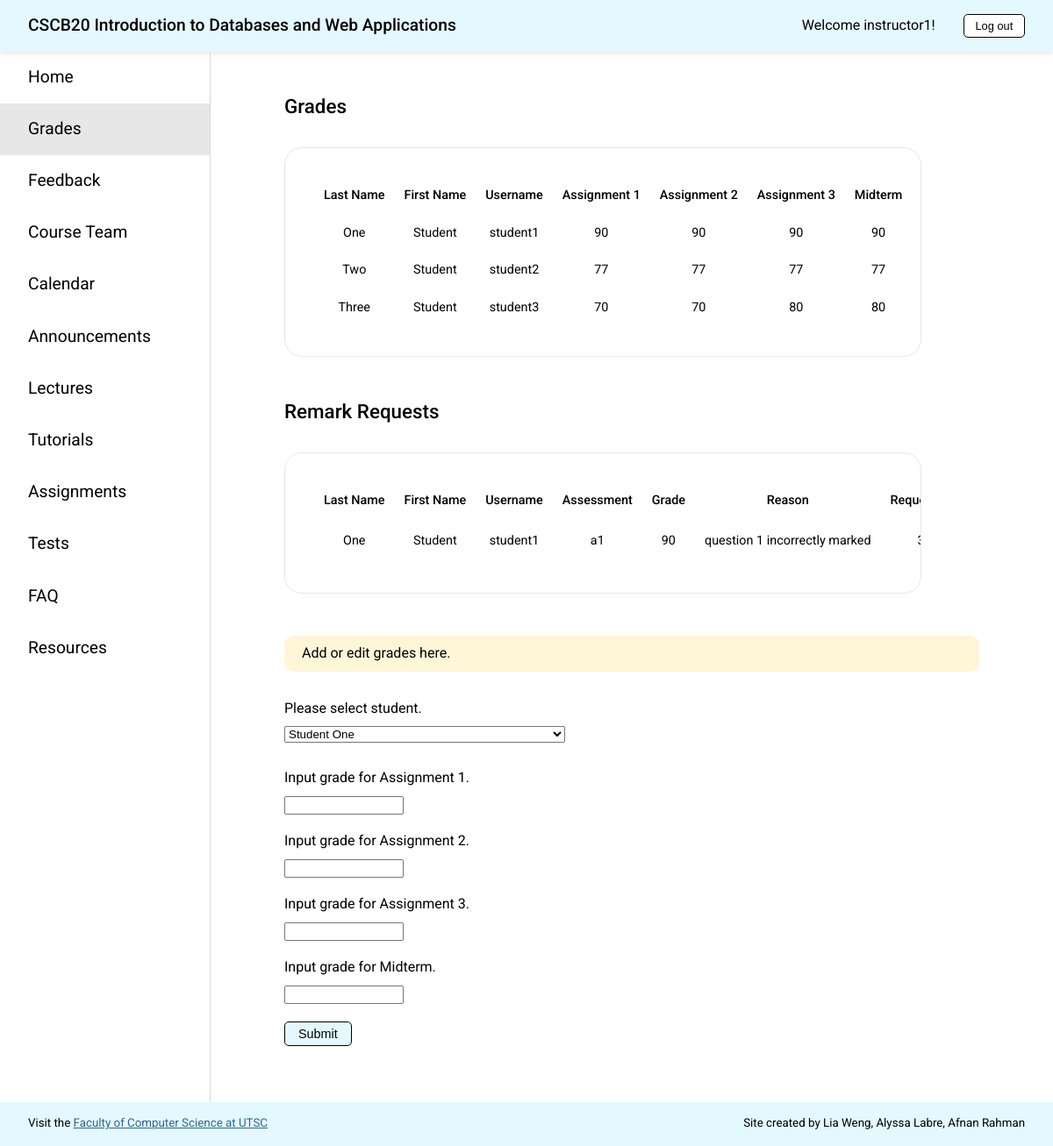
The app's page /grades (signed in), older data.
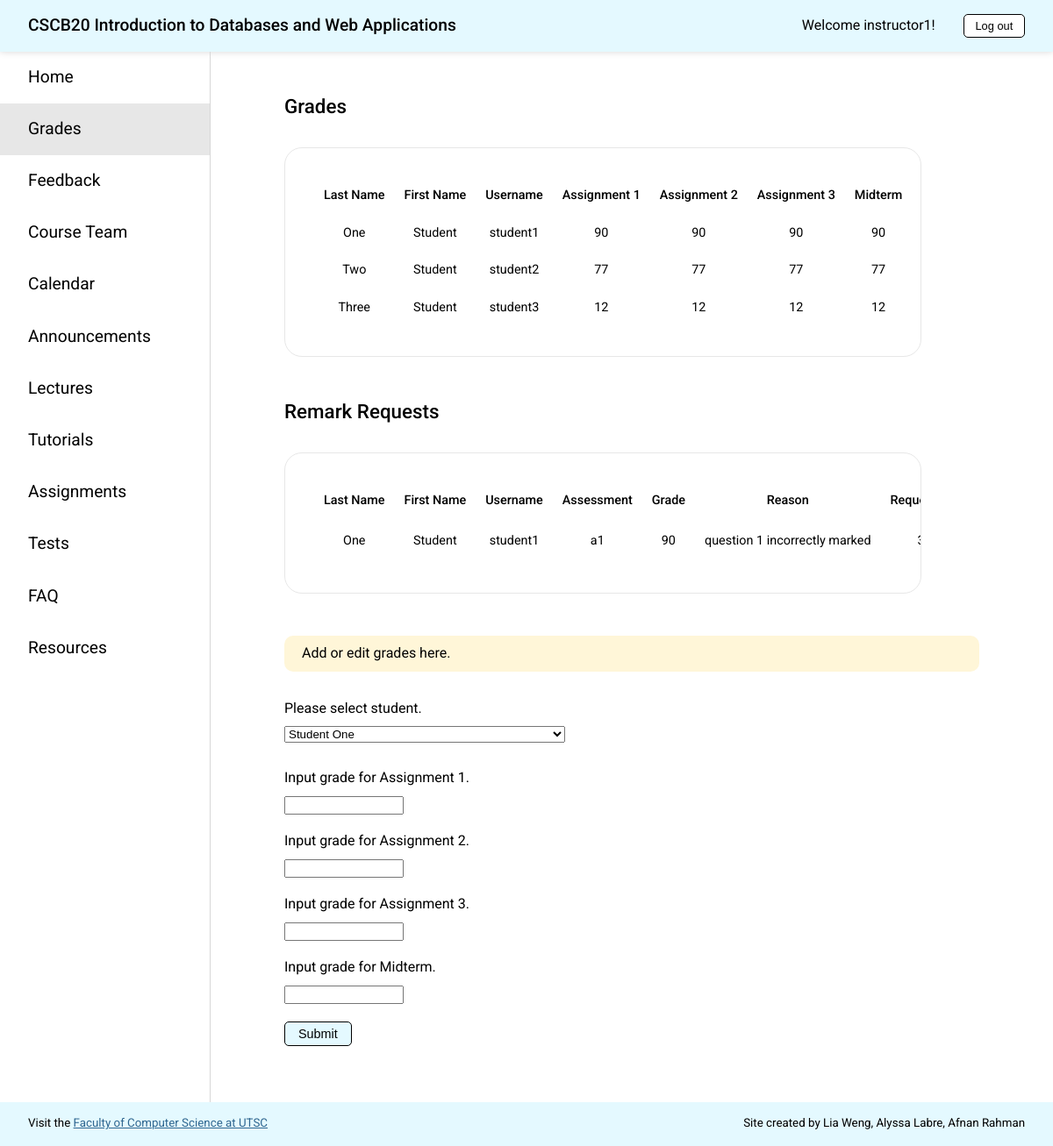
The same page, newer data.
### app.py (models this page shows, shortened)
class Student(db.Model):
    __tablename__ = 'Student'
    id = db.Column(db.Integer, primary_key=True)
    username = db.Column(db.String(20), unique=True, nullable=False)
    password = db.Column(db.String(20), nullable=False)
    first_name = db.Column(db.String(40), nullable=False)
    last_name = db.Column(db.String(40), nullable=False)
    a1 = db.Column(db.Integer)
    a2 = db.Column(db.Integer)
    a3 = db.Column(db.Integer)
    midterm = db.Column(db.Integer)
    remark = db.relationship('Remark', backref='student', lazy=True)

### app.py (the view)
@app.route('/grades', methods=['GET', 'POST'])
def grades():
    check_authorization()
    all_remarks = get_allremarks()
    students = get_allstudents()
    if request.method == 'GET':
        if session['type'] == 'student':
            student = get_student(session['user'])
            remarks = get_student_remark(student.username)
            return render_template('grades_s.html', page='grades', remarks=remarks, student=student)
        else:
            return render_template('grades_i.html', page='grades', remarks=all_remarks, students=students)
    else:
        return add_grades(request.form['student'], request.form['a1'], request.form['a2'], request.form['a3'], request.form['midterm'], students=students)

### app.py (called while the page is built)
def check_authorization():
    if "user" not in session:
        abort(403, "Please sign in to access this page.")

def get_allstudents():
    return Student.query.all()

def get_allremarks():
    return Remark.query.all()

### templates/grades_i.html (shortened to what this page needs)
<!DOCTYPE html>
<html lang="en">
<head>
  <link rel="stylesheet" href="{{ url_for('static', filename='styles.css') }}">
</head>
<body onload="hideMessage()">
  {% extends "template.html" %}
  {% block content %}
  <div class="content">
    <h1 class="page-title">Grades</h1>
    <div class="table-container-grades">
      <table>
        <tr>
          <th>Last Name</th>
          <th>First Name</th>
          <th>Username</th>
          <th>Assignment 1</th>
          <th>Assignment 2</th>
          <th>Assignment 3</th>
          <th>Midterm</th>
        </tr>
        {% for student in students %}
        <tr>
          <td>{{student.last_name}}</td>
          <td>{{student.first_name}}</td>
          <td>{{student.username}}</td>
          <td>{{student.a1}}</td>
          <td>{{student.a2}}</td>
          <td>{{student.a3}}</td>
          <td>{{student.midterm}}</td>
        </tr>
        {% endfor%}
      </table>
    </div>
    <h1 class="page-title">Remark Requests</h1>
    <div class="table-container-grades">
      <table>
        <tr>
          <th>Last Name</th>
          <th>First Name</th>
          <th>Username</th>
          <th>Assessment</th>
          <th>Grade</th>
          <th>Reason</th>
          <th>Request ID</th>
        </tr>
        {% for remark in remarks %}
        <tr>
          <td>{{remark.student_last_name}}</td>
          <td>{{remark.student_first_name}}</td>
          <td>{{remark.student_username}}</td>
          <td>{{remark.item}}</td>
          <td>{{remark.grade}}</td>
          <td>{{remark.reason}}</td>
          <td>{{remark.id}}</td>
        </tr>
        {% endfor %}
      </table>
    </div>
    <p class="message edit-grades">Add or edit grades here.</p>
    <form class="addgrades-form" action="/grades" method="post">
      <label for="student">Please select student.</label>
      <select name="student">
        {% for student in students %}
        <option value={{student.username}}>{{student.first_name}} {{student.last_name}}</option>
        {% endfor %}
      </select>
      <div class="grade-input">
        <label for="a1">Input grade for Assignment 1.</label>
        <input id="a1" name="a1" type="text">
      </div>
      <div class="grade-input">
        <label for="a2">Input grade for Assignment 2.</label>
        <input id="a2" name="a2" type="text">
      </div>
      <div class="grade-input">
        <label for="a3">Input grade for Assignment 3.</label>
        <input id="a3" name="a3" type="text">
      </div>
      <div class="grade-input">
        <label for="midterm">Input grade for Midterm.</label>
        <input id="midterm" name="midterm" type="text">
      </div>
      <div>
        <button type="submit">Submit</button>
      </div>
    </form>
  </div>
  {% endblock %}

Row changes from the older to the newer data that the page shows:
changed Student "Three": a1 "70" → "12"; a2 "70" → "12"; a3 "80" → "12"; midterm "80" → "12"
